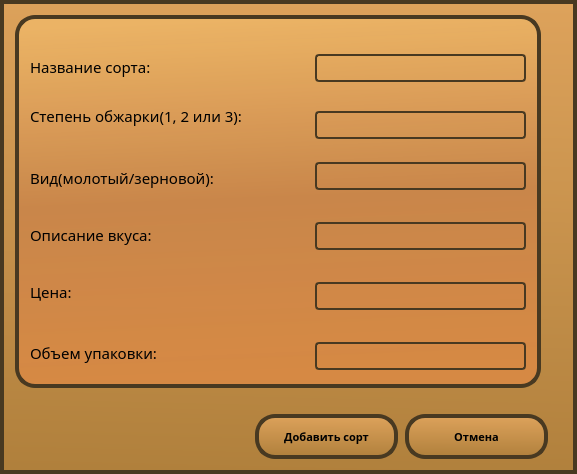
<?xml version="1.0" encoding="UTF-8"?>
<ui version="4.0">
 <class>Form</class>
 <widget class="QWidget" name="Form">
  <property name="geometry">
   <rect>
    <x>0</x>
    <y>0</y>
    <width>577</width>
    <height>474</height>
   </rect>
  </property>
  <property name="windowTitle">
   <string>Form</string>
  </property>
  <property name="styleSheet">
   <string notr="true">
border: 4px solid;
border-color: rgb(72, 57, 33);

background-color: qlineargradient(spread:pad, x1:0.482587, y1:1, x2:0.512, y2:0, stop:0 rgba(176, 128, 60, 255), stop:1 rgba(221, 162, 91, 255));

</string>
  </property>
  <widget class="QPushButton" name="add_sort_btn">
   <property name="geometry">
    <rect>
     <x>255</x>
     <y>414</y>
     <width>143</width>
     <height>45</height>
    </rect>
   </property>
   <property name="font">
    <font>
     <family>Trebuchet MS</family>
     <pointsize>8</pointsize>
     <weight>75</weight>
     <italic>false</italic>
     <bold>true</bold>
     <underline>false</underline>
     <strikeout>false</strikeout>
     <stylestrategy>PreferAntialias</stylestrategy>
    </font>
   </property>
   <property name="styleSheet">
    <string notr="true">.QPushButton{border-radius: 20}</string>
   </property>
   <property name="inputMethodHints">
    <set>Qt::ImhNone</set>
   </property>
   <property name="text">
    <string>Добавить сорт</string>
   </property>
   <property name="autoDefault">
    <bool>false</bool>
   </property>
  </widget>
  <widget class="QGroupBox" name="groupBox">
   <property name="geometry">
    <rect>
     <x>15</x>
     <y>15</y>
     <width>526</width>
     <height>373</height>
    </rect>
   </property>
   <property name="styleSheet">
    <string notr="true">border: 4px solid;
border-color: rgb(72, 57, 33);
border-radius: 20px;
background-color: rgb(184, 137, 71);
background-color: qlineargradient(spread:pad, x1:0.592, y1:1, x2:0.532, y2:0, stop:0.039801 rgba(214, 137, 68, 255), stop:0.512438 rgba(201, 134, 74, 251), stop:1 rgba(235, 179, 101, 255));</string>
   </property>
   <property name="title">
    <string/>
   </property>
   <widget class="QLabel" name="label_2">
    <property name="geometry">
     <rect>
      <x>15</x>
      <y>27</y>
      <width>271</width>
      <height>49</height>
     </rect>
    </property>
    <property name="font">
     <font>
      <family>MS Gothic</family>
      <pointsize>11</pointsize>
     </font>
    </property>
    <property name="cursor">
     <cursorShape>IBeamCursor</cursorShape>
    </property>
    <property name="mouseTracking">
     <bool>true</bool>
    </property>
    <property name="focusPolicy">
     <enum>Qt::NoFocus</enum>
    </property>
    <property name="styleSheet">
     <string notr="true">border: 0px;
background-color: rgb(255, 255, 255, 0);</string>
    </property>
    <property name="inputMethodHints">
     <set>Qt::ImhLatinOnly</set>
    </property>
    <property name="text">
     <string>Название сорта:</string>
    </property>
    <property name="textFormat">
     <enum>Qt::AutoText</enum>
    </property>
    <property name="scaledContents">
     <bool>true</bool>
    </property>
    <property name="wordWrap">
     <bool>true</bool>
    </property>
    <property name="margin">
     <number>3</number>
    </property>
    <property name="indent">
     <number>0</number>
    </property>
    <property name="openExternalLinks">
     <bool>false</bool>
    </property>
   </widget>
   <widget class="QLabel" name="label">
    <property name="geometry">
     <rect>
      <x>15</x>
      <y>63</y>
      <width>286</width>
      <height>76</height>
     </rect>
    </property>
    <property name="font">
     <font>
      <family>MS Gothic</family>
      <pointsize>11</pointsize>
     </font>
    </property>
    <property name="cursor">
     <cursorShape>IBeamCursor</cursorShape>
    </property>
    <property name="mouseTracking">
     <bool>true</bool>
    </property>
    <property name="focusPolicy">
     <enum>Qt::NoFocus</enum>
    </property>
    <property name="styleSheet">
     <string notr="true">border: 0px;
background-color: rgb(255, 255, 255, 0);</string>
    </property>
    <property name="inputMethodHints">
     <set>Qt::ImhLatinOnly</set>
    </property>
    <property name="text">
     <string>Степень обжарки(1, 2 или 3): </string>
    </property>
    <property name="textFormat">
     <enum>Qt::AutoText</enum>
    </property>
    <property name="scaledContents">
     <bool>true</bool>
    </property>
    <property name="wordWrap">
     <bool>true</bool>
    </property>
    <property name="margin">
     <number>3</number>
    </property>
    <property name="indent">
     <number>0</number>
    </property>
    <property name="openExternalLinks">
     <bool>false</bool>
    </property>
   </widget>
   <widget class="QLabel" name="label_3">
    <property name="geometry">
     <rect>
      <x>15</x>
      <y>135</y>
      <width>316</width>
      <height>55</height>
     </rect>
    </property>
    <property name="font">
     <font>
      <family>MS Gothic</family>
      <pointsize>11</pointsize>
     </font>
    </property>
    <property name="cursor">
     <cursorShape>IBeamCursor</cursorShape>
    </property>
    <property name="mouseTracking">
     <bool>true</bool>
    </property>
    <property name="focusPolicy">
     <enum>Qt::NoFocus</enum>
    </property>
    <property name="styleSheet">
     <string notr="true">border: 0px;
background-color: rgb(255, 255, 255, 0);</string>
    </property>
    <property name="inputMethodHints">
     <set>Qt::ImhLatinOnly</set>
    </property>
    <property name="text">
     <string>Вид(молотый/зерновой):</string>
    </property>
    <property name="textFormat">
     <enum>Qt::AutoText</enum>
    </property>
    <property name="scaledContents">
     <bool>true</bool>
    </property>
    <property name="wordWrap">
     <bool>true</bool>
    </property>
    <property name="margin">
     <number>3</number>
    </property>
    <property name="indent">
     <number>0</number>
    </property>
    <property name="openExternalLinks">
     <bool>false</bool>
    </property>
   </widget>
   <widget class="QLabel" name="label_4">
    <property name="geometry">
     <rect>
      <x>15</x>
      <y>180</y>
      <width>316</width>
      <height>79</height>
     </rect>
    </property>
    <property name="font">
     <font>
      <family>MS Gothic</family>
      <pointsize>11</pointsize>
     </font>
    </property>
    <property name="cursor">
     <cursorShape>IBeamCursor</cursorShape>
    </property>
    <property name="mouseTracking">
     <bool>true</bool>
    </property>
    <property name="focusPolicy">
     <enum>Qt::NoFocus</enum>
    </property>
    <property name="styleSheet">
     <string notr="true">border: 0px;
background-color: rgb(255, 255, 255, 0);</string>
    </property>
    <property name="inputMethodHints">
     <set>Qt::ImhLatinOnly</set>
    </property>
    <property name="text">
     <string>Описание вкуса:</string>
    </property>
    <property name="textFormat">
     <enum>Qt::AutoText</enum>
    </property>
    <property name="scaledContents">
     <bool>true</bool>
    </property>
    <property name="wordWrap">
     <bool>true</bool>
    </property>
    <property name="margin">
     <number>3</number>
    </property>
    <property name="indent">
     <number>0</number>
    </property>
    <property name="openExternalLinks">
     <bool>false</bool>
    </property>
   </widget>
   <widget class="QLabel" name="label_5">
    <property name="geometry">
     <rect>
      <x>15</x>
      <y>252</y>
      <width>136</width>
      <height>49</height>
     </rect>
    </property>
    <property name="font">
     <font>
      <family>MS Gothic</family>
      <pointsize>11</pointsize>
     </font>
    </property>
    <property name="cursor">
     <cursorShape>IBeamCursor</cursorShape>
    </property>
    <property name="mouseTracking">
     <bool>true</bool>
    </property>
    <property name="focusPolicy">
     <enum>Qt::NoFocus</enum>
    </property>
    <property name="styleSheet">
     <string notr="true">border: 0px;
background-color: rgb(255, 255, 255, 0);</string>
    </property>
    <property name="inputMethodHints">
     <set>Qt::ImhLatinOnly</set>
    </property>
    <property name="text">
     <string>Цена:</string>
    </property>
    <property name="textFormat">
     <enum>Qt::AutoText</enum>
    </property>
    <property name="scaledContents">
     <bool>true</bool>
    </property>
    <property name="wordWrap">
     <bool>true</bool>
    </property>
    <property name="margin">
     <number>3</number>
    </property>
    <property name="indent">
     <number>0</number>
    </property>
    <property name="openExternalLinks">
     <bool>false</bool>
    </property>
   </widget>
   <widget class="QLabel" name="label_6">
    <property name="geometry">
     <rect>
      <x>15</x>
      <y>297</y>
      <width>286</width>
      <height>82</height>
     </rect>
    </property>
    <property name="font">
     <font>
      <family>MS Gothic</family>
      <pointsize>11</pointsize>
     </font>
    </property>
    <property name="cursor">
     <cursorShape>IBeamCursor</cursorShape>
    </property>
    <property name="mouseTracking">
     <bool>true</bool>
    </property>
    <property name="focusPolicy">
     <enum>Qt::NoFocus</enum>
    </property>
    <property name="styleSheet">
     <string notr="true">border: 0px;
background-color: rgb(255, 255, 255, 0);</string>
    </property>
    <property name="inputMethodHints">
     <set>Qt::ImhLatinOnly</set>
    </property>
    <property name="text">
     <string>Объем упаковки:</string>
    </property>
    <property name="textFormat">
     <enum>Qt::AutoText</enum>
    </property>
    <property name="scaledContents">
     <bool>true</bool>
    </property>
    <property name="wordWrap">
     <bool>true</bool>
    </property>
    <property name="margin">
     <number>3</number>
    </property>
    <property name="indent">
     <number>0</number>
    </property>
    <property name="openExternalLinks">
     <bool>false</bool>
    </property>
   </widget>
   <widget class="QLineEdit" name="degree_of_roasting">
    <property name="geometry">
     <rect>
      <x>300</x>
      <y>96</y>
      <width>211</width>
      <height>28</height>
     </rect>
    </property>
    <property name="font">
     <font>
      <stylestrategy>PreferDefault</stylestrategy>
     </font>
    </property>
    <property name="styleSheet">
     <string notr="true">border: 2px solid;
border-color: rgb(72, 57, 33);
border-radius: 4px;
background-color: rgb(255, 255, 255, 0);</string>
    </property>
   </widget>
   <widget class="QLineEdit" name="shredded">
    <property name="geometry">
     <rect>
      <x>300</x>
      <y>147</y>
      <width>211</width>
      <height>28</height>
     </rect>
    </property>
    <property name="font">
     <font>
      <stylestrategy>PreferDefault</stylestrategy>
     </font>
    </property>
    <property name="styleSheet">
     <string notr="true">border: 2px solid;
border-color: rgb(72, 57, 33);
border-radius: 4px;
background-color: rgb(255, 255, 255, 0);</string>
    </property>
   </widget>
   <widget class="QLineEdit" name="taste">
    <property name="geometry">
     <rect>
      <x>300</x>
      <y>207</y>
      <width>211</width>
      <height>28</height>
     </rect>
    </property>
    <property name="font">
     <font>
      <stylestrategy>PreferDefault</stylestrategy>
     </font>
    </property>
    <property name="styleSheet">
     <string notr="true">border: 2px solid;
border-color: rgb(72, 57, 33);
border-radius: 4px;
background-color: rgb(255, 255, 255, 0);</string>
    </property>
   </widget>
   <widget class="QLineEdit" name="price">
    <property name="geometry">
     <rect>
      <x>300</x>
      <y>267</y>
      <width>211</width>
      <height>28</height>
     </rect>
    </property>
    <property name="font">
     <font>
      <stylestrategy>PreferDefault</stylestrategy>
     </font>
    </property>
    <property name="styleSheet">
     <string notr="true">border: 2px solid;
border-color: rgb(72, 57, 33);
border-radius: 4px;
background-color: rgb(255, 255, 255, 0);</string>
    </property>
   </widget>
   <widget class="QLineEdit" name="package_volume_grams">
    <property name="geometry">
     <rect>
      <x>300</x>
      <y>327</y>
      <width>211</width>
      <height>28</height>
     </rect>
    </property>
    <property name="font">
     <font>
      <stylestrategy>PreferDefault</stylestrategy>
     </font>
    </property>
    <property name="styleSheet">
     <string notr="true">border: 2px solid;
border-color: rgb(72, 57, 33);
border-radius: 4px;
background-color: rgb(255, 255, 255, 0);</string>
    </property>
   </widget>
   <widget class="QLineEdit" name="name">
    <property name="geometry">
     <rect>
      <x>300</x>
      <y>39</y>
      <width>211</width>
      <height>28</height>
     </rect>
    </property>
    <property name="font">
     <font>
      <stylestrategy>PreferDefault</stylestrategy>
     </font>
    </property>
    <property name="styleSheet">
     <string notr="true">border: 2px solid;
border-color: rgb(72, 57, 33);
border-radius: 4px;
background-color: rgb(255, 255, 255, 0);</string>
    </property>
   </widget>
  </widget>
  <widget class="QPushButton" name="cancel_btn">
   <property name="geometry">
    <rect>
     <x>405</x>
     <y>414</y>
     <width>143</width>
     <height>45</height>
    </rect>
   </property>
   <property name="font">
    <font>
     <family>Trebuchet MS</family>
     <pointsize>8</pointsize>
     <weight>75</weight>
     <italic>false</italic>
     <bold>true</bold>
     <underline>false</underline>
     <strikeout>false</strikeout>
     <stylestrategy>PreferAntialias</stylestrategy>
    </font>
   </property>
   <property name="styleSheet">
    <string notr="true">.QPushButton{border-radius: 20}</string>
   </property>
   <property name="inputMethodHints">
    <set>Qt::ImhNone</set>
   </property>
   <property name="text">
    <string>Отмена</string>
   </property>
   <property name="autoDefault">
    <bool>false</bool>
   </property>
  </widget>
 </widget>
 <resources/>
 <connections/>
</ui>
